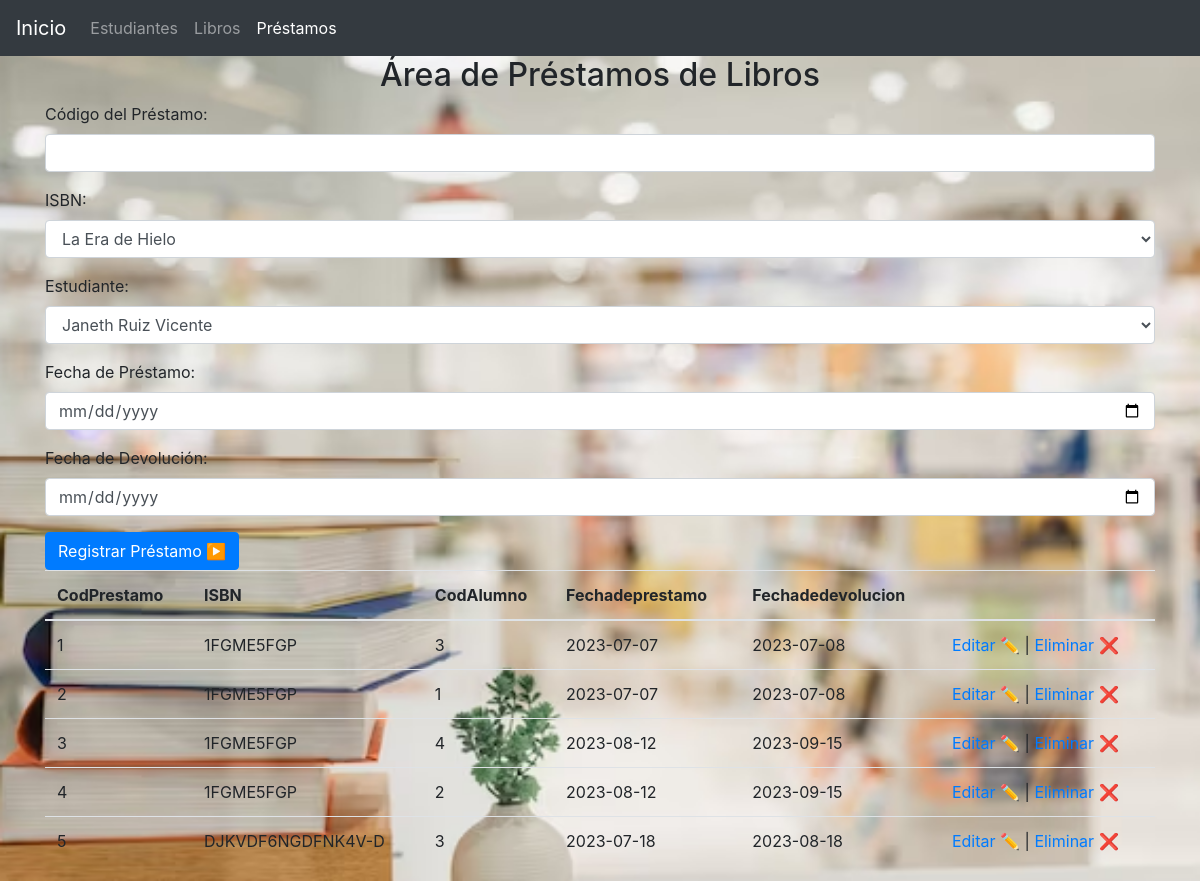
Screenshot of /CRUD/prestamos.php with the database file from the repository.
### tables this page shows
CREATE TABLE `prestamo` (
  `CodPrestamo` int(11) NOT NULL,
  `ISBN` varchar(50) DEFAULT NULL,
  `CodAlumno` int(11) DEFAULT NULL,
  `Fechadeprestamo` date DEFAULT NULL,
  `Fechadedevolucion` date DEFAULT NULL
);

### CRUD/prestamos.php (the view, shortened to what this page needs)
<?php
include 'conexion.php';
function obtenerEstudiantes($conn) {
    $sql = "SELECT CodAlumno, Nombre, Apellidos FROM estudiante";
    $result = $conn->query($sql);
    $estudiantes = array();
    if ($result->num_rows > 0) {
        while ($row = $result->fetch_assoc()) {
            $estudiantes[$row["CodAlumno"]] = $row;
        }
    }
    return $estudiantes;
}
function obtenerLibros($conn) {
    $sql = "SELECT ISBN, Titulo FROM libro";
    $result = $conn->query($sql);
    $libros = array();
    if ($result->num_rows > 0) {
        while ($row = $result->fetch_assoc()) {
            $libros[$row["ISBN"]] = $row;
        }
    }
    return $libros;
}
?>
<!DOCTYPE html>
<html lang="en">
<head>
    <link rel="stylesheet" href="https://stackpath.bootstrapcdn.com/bootstrap/4.5.2/css/bootstrap.min.css">
</head>
<body>
    <nav class="navbar navbar-expand-lg navbar-dark bg-dark">
        <a class="navbar-brand" href="index.php">Inicio</a>
        <div class="collapse navbar-collapse" id="navbarNav">
            <ul class="navbar-nav">
                <li class="nav-item">
                    <a class="nav-link" href="estudiantes.php">Estudiantes</a>
                </li>
                <li class="nav-item">
                    <a class="nav-link" href="libros.php">Libros</a>
                </li>
                <li class="nav-item active">
                    <a class="nav-link" href="prestamos.php">Préstamos</a>
                </li>
            </ul>
        </div>
    </nav>
    <div class="container">
        <h2><center>Área de Préstamos de Libros</center></h2>
        <form method="post" action="<?php echo $_SERVER["PHP_SELF"]; ?>">
            <div class="form-group">
                <label for="codPrestamo">Código del Préstamo:</label>
                <input type="text" class="form-control" id="codPrestamo" name="codPrestamo" required>
            </div>
            <div class="form-group">
                <label for="isbn">ISBN:</label>
                <select class="form-control" id="isbn" name="isbn" required>
                    <?php
                    $libros = obtenerLibros($conexion);
                    foreach ($libros as $isbn => $libro) {
                        echo "<option value='".$isbn."'>".$libro["Titulo"]."</option>";
                    }
                    ?>
                </select>
            </div>
            <div class="form-group">
                <label for="codAlumno">Estudiante:</label>
                <select class="form-control" id="codAlumno" name="codAlumno" required>
                    <?php
                    $estudiantes = obtenerEstudiantes($conexion);
                    foreach ($estudiantes as $codAlumno => $estudiante) {
                        echo "<option value='".$codAlumno."'>".$estudiante["Nombre"]." ".$estudiante["Apellidos"]."</option>";
                    }
                    ?>
                </select>
            </div>
            <div class="form-group">
                <label for="fechaPrestamo">Fecha de Préstamo:</label>
                <input type="date" class="form-control" id="fechaPrestamo" name="fechaPrestamo" required>
            </div>
            <div class="form-group">
                <label for="fechaDevolucion">Fecha de Devolución:</label>
                <input type="date" class="form-control" id="fechaDevolucion" name="fechaDevolucion" required>
            </div>
            <button type="submit" class="btn btn-primary" name="submitPrestamo">Registrar Préstamo ▶️</button>
        </form>
        <table class="table">
            <thead>
                <tr>
                    <th>CodPrestamo</th>
                    <th>ISBN</th>
                    <th>CodAlumno</th>
                    <th>Fechadeprestamo</th>
                    <th>Fechadedevolucion</th>
                    <th></th>
                </tr>
            </thead>
            <tbody>
                <?php
                $sql = "SELECT p.CodPrestamo, p.ISBN, p.CodAlumno, p.Fechadeprestamo, p.Fechadedevolucion, e.Nombre, e.Apellidos, l.Titulo FROM Prestamo p INNER JOIN estudiante e ON p.CodAlumno = e.CodAlumno INNER JOIN libro l ON p.ISBN = l.ISBN";
                $result = mysqli_query($conexion, $sql);
                if ($result && mysqli_num_rows($result) > 0) {
                    while ($row = mysqli_fetch_assoc($result)) {
                        echo "<tr>";
                        echo "<td>".$row["CodPrestamo"]."</td>";
                        echo "<td>".$row["ISBN"]."</td>";
                        echo "<td>".$row["CodAlumno"]."</td>";
                        echo "<td>".$row["Fechadeprestamo"]."</td>";
                        echo "<td>".$row["Fechadedevolucion"]."</td>";
                        echo "<td>";
                        echo "<a href='editar_prestamo.php?codPrestamo=".$row["CodPrestamo"]."'>Editar ✏️</a> | ";
                        echo "<a href='prestamos.php?delete=".$row["CodPrestamo"]."' onclick='return confirm(\"¿Estás seguro de eliminar este préstamo?\")'>Eliminar ❌</a>";
                        echo "</td>";
                        echo "</tr>";
                    }
                } else {
                    echo "<tr><td colspan='6'>No se encontraron préstamos.</td></tr>";
                }
                ?>
            </tbody>
        </table>
    </div>
</body>
</html>

### CRUD/prestamos.php (style rules this page uses)
body { background-image: url("biblioteca.png"); background-position: center; background-repeat: no-repeat; background-size: cover; background-attachment: fixed; }

### rows the page displays
prestamo: CodPrestamo "1", ISBN "1FGME5FGP", CodAlumno "3", Fechadeprestamo "2023-07-07", Fechadedevolucion "2023-07-08"
prestamo: CodPrestamo "2", ISBN "1FGME5FGP", CodAlumno "1", Fechadeprestamo "2023-07-07", Fechadedevolucion "2023-07-08"
prestamo: CodPrestamo "3", ISBN "1FGME5FGP", CodAlumno "4", Fechadeprestamo "2023-08-12", Fechadedevolucion "2023-09-15"
prestamo: CodPrestamo "4", ISBN "1FGME5FGP", CodAlumno "2", Fechadeprestamo "2023-08-12", Fechadedevolucion "2023-09-15"
prestamo: CodPrestamo "5", ISBN "DJKVDF6NGDFNK4V-D", CodAlumno "3", Fechadeprestamo "2023-07-18", Fechadedevolucion "2023-08-18"

### other values shown
form field isbn "La Era de Hielo"
form field codAlumno "Janeth Ruiz Vicente"
